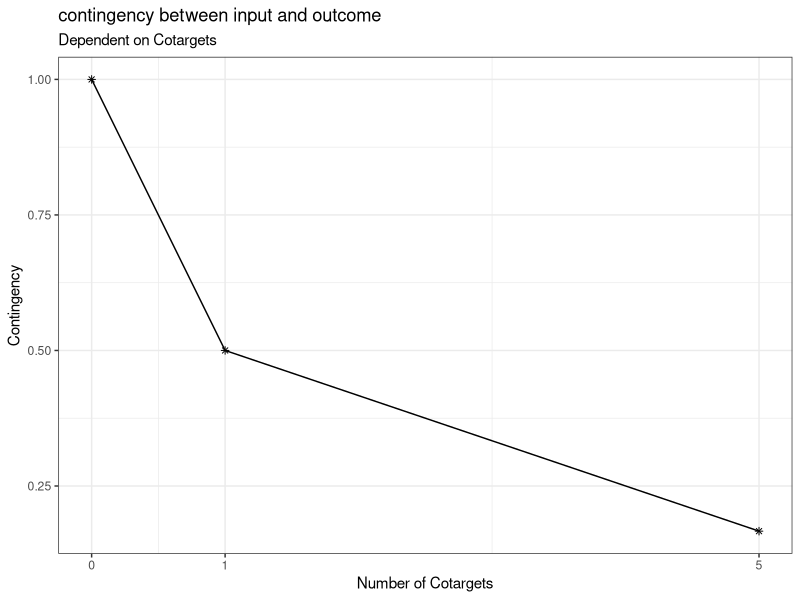
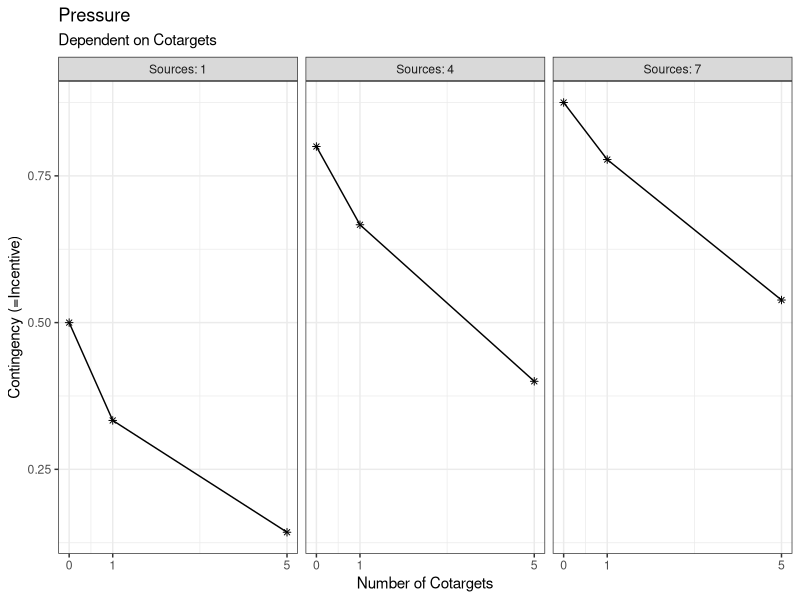
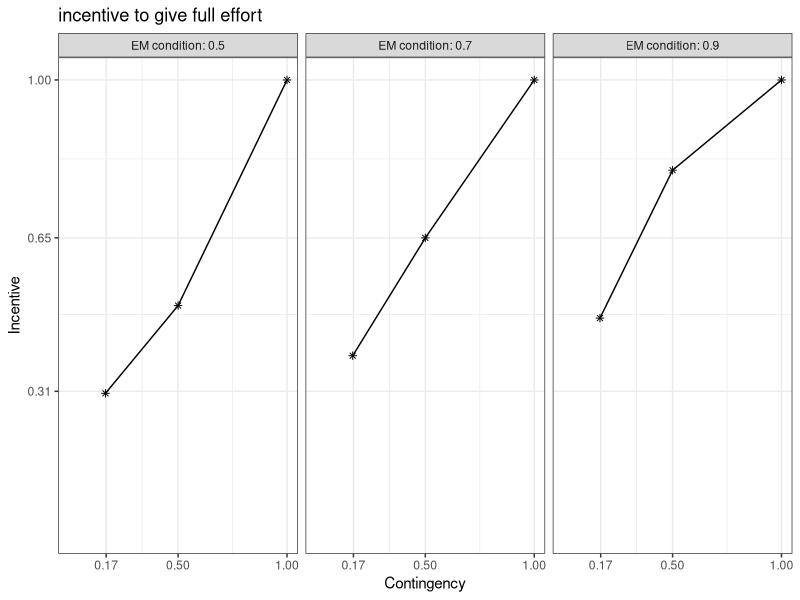
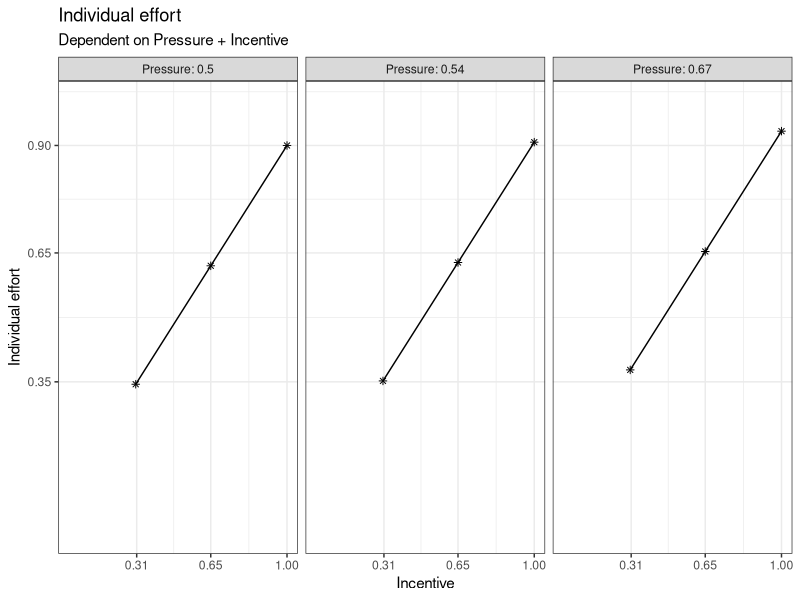
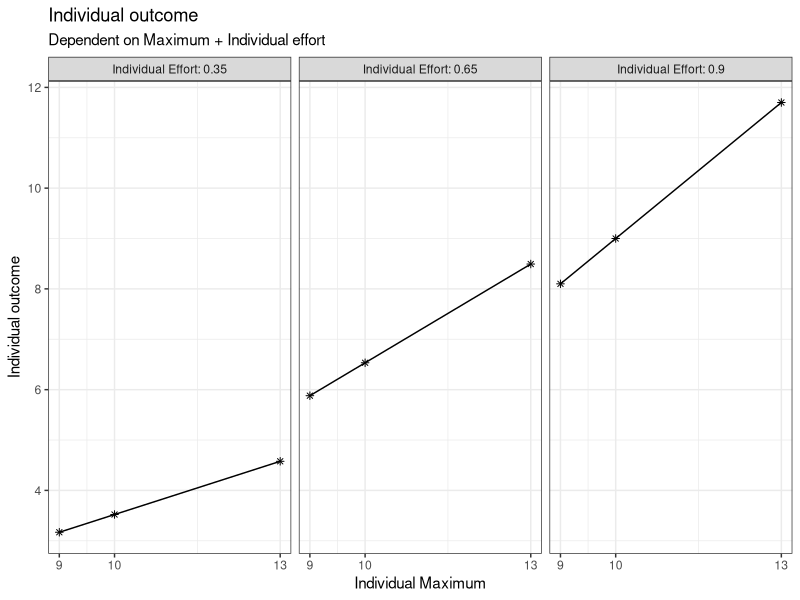
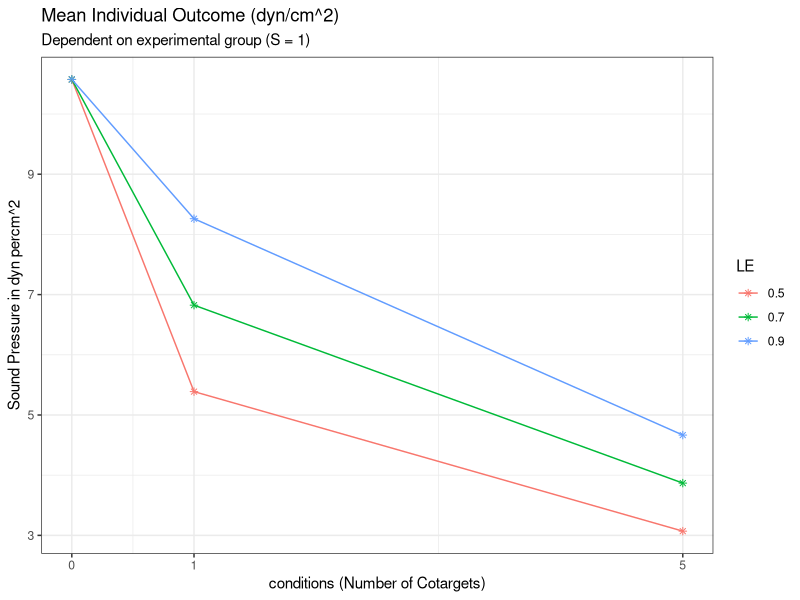

These figures' R source, in order:
###Creating of the base functions to compute the outcome of the simulation later on

# load the necessary libraries
library(ggplot2)
library(dplyr)
library(multcomp)

#' p1 Compute the contingency between input and outcome
#' 
#' @param CT number of people who are also viewed as targets of social pressure. Ranges from 0 to infinite (discrete)
#' 
#' @return (CON) contingency between input and outcome. Ranges from 0 to 1 (continuous)

get_CON <- function(CT) {
  n <- CT + 1
  CON <- 1/n
  return(CON)
}

# (example) check vectorized form:
CT <- c(0, 1, 5)
CON <- get_CON(CT)
CON

# (example) create data for CT 
plot_data_CON <- expand.grid(
  CT = c(0, 1, 5)
)

# (example) compute CON from the CT data
plot_data_CON$CON <- get_CON(
  CT = plot_data_CON$CT
)

# (example) plot a visual graph for the p1-function
ggplot(plot_data_CON, aes(x = CT, y = CON)) +
  geom_point(shape = 8) +
  labs(title = "contingency between input and outcome", subtitle = "Dependent on Cotargets", y = "Contingency", x = "Number of Cotargets") +
  scale_x_continuous(limits = c(0, 5), breaks = c(0, 1, 5)) +
  theme_bw() +
  geom_line()



#' p2 compute the social pressure on each given target member of the group
#' 
#' @param CT number of people who are also viewed as targets of social impact. Ranges from 0 to infinite (discrete)
#' @param S number of people viewed as source of social pressure. Ranges from 0 to infinite (discrete)
#' 
#' @return (P) social pressure. Ranges from 0 to 1 (continuous)

get_P <- function (CT, S) {
  P <- S/(S+CT+1)
  return(P)
}

# (example) check vectorized form:
CT <- c(0, 1, 5)
S <- c(1, 4, 7)
P <- get_P(CT, S)
P

# (example) create data for CT and S 
plot_data_P <- expand.grid(
  CT = c(0, 1, 5),
  S = c(1, 4, 7)
)

# (example) compute pressure from CT and S
plot_data_P$P <- get_P(
  CT = plot_data_P$CT,
  S = plot_data_P$S
)

# (example) create an extra column for the plotting
plot_data_P$S_label <- paste("Sources:", plot_data_P$S)

# (example) plot a visual graph for the p2-function
ggplot(plot_data_P, aes(x = CT, y = P)) +
  geom_point(shape = 8) +
  facet_wrap(~plot_data_P$S_label) +
  labs(title = "Pressure", subtitle = "Dependent on Cotargets", y = "Contingency (=Incentive)", x = "Number of Cotargets") +
  scale_x_continuous(limits = c(0, 5), breaks = c(0, 1, 5)) +
  theme_bw() +
  geom_line()



#' t1 compute the incentive to give full effort
#' 
#' @param CON number of people who are also viewed as targets of social impact. Ranges from 0 to infinite (discrete)
#' 
#' @return (INC) incentive to give full effort. Ranges from 0 to 1 (continuous)

get_INC <- function(CON, LE) {
  INC <- CON + 3 * CON * (1- CON) * (LE - CON)
  return(INC)
}

# (example) check vectorized form:
LE <- c(0.9, 0.7, 0.5)
INC <- get_INC(CON, LE)
INC

# (example) create data for CT 
plot_data_INC <- expand.grid(
  CON = CON,
  LE = LE
)

# (example) compute the incentive from CT and LE 
plot_data_INC$INC <- get_INC(
  CON = plot_data_INC$CON,
  LE = plot_data_INC$LE
)

# (example) create an extra column for the plotting
plot_data_INC$LE_label <- paste("EM condition:", plot_data_INC$LE)

# (example) plot a visual graph for the t1-function
ggplot(plot_data_INC, aes(x = CON, y = INC)) +
  geom_point(shape = 8) +
  facet_wrap(~plot_data_INC$LE_label) +
  labs(title = "incentive to give full effort", y = "Incentive", x = "Contingency") +
  scale_x_continuous(limits = c(0, 1), breaks = c(round(CON, digits = 2))) +
  scale_y_continuous(limits = c(0, 1), breaks = c(round(INC, digits = 2))) +
  theme_bw() +
  geom_line()


#' p3 compute the individual effort 
#' 
#' @param INC incentive to give full effort. Ranges from 0 to 1 (continuous)
#' @param P social pressure. Ranges from 0 to 1 (continuous)
#' 
#' @return (IE) individual effort. Ranges from 0 to 1 (continuous)

get_IE <- function(INC, P) {
  IE <- 0.8 * INC + 0.2 * P
  return(IE)
}

# (example) check vectorized form:
IE <- get_IE(INC, P)
IE


# (example) create data for INC and P
plot_data_IE <- expand.grid(
  INC = INC,
  P = P
)

# (example) compute the individual effort from INC and P
plot_data_IE$IE <- get_IE(
  INC = plot_data_IE$INC,
  P = plot_data_IE$P
)

# (example) create an extra column for the plotting
plot_data_IE$P_label <- paste("Pressure:", round(plot_data_IE$P, digits = 2))

# (example) plot a visual graph for the p1-function
ggplot(plot_data_IE, aes(x = INC, y = IE)) +
  geom_point(shape = 8) +
  facet_wrap(~plot_data_IE$P_label) +
  labs(title = "Individual effort", subtitle = "Dependent on Pressure + Incentive", y = "Individual effort", x = "Incentive") +
  scale_x_continuous(limits = c(0, 1), breaks = c(round(INC, digits = 2))) +
  scale_y_continuous(limits = c(0, 1), breaks = c(round(IE, digits = 2))) +
  theme_bw() +
  geom_line()



#' Superfunction - compute the individual effort with some noise (through all the previous functions)
#' 
#' @param CT number of people who are also viewed as targets of social pressure. Ranges from 0 to infinite (discrete)
#' @param S number of people viewed as source of social pressure. Ranges from 0 to infinite (discrete)
#' 
#' @return (IE) individual effort. Ranges from 0 to 1 (continuous)

get_super_IE <- function(CT, S, LE) {
  CON <- get_CON(CT) 
  P <- get_P(CT, S)
  INC <- get_INC(CON, LE)
  IE <- get_IE(INC, P)
  IE <- IE + rnorm(1, mean = 0, sd = 0.3)
  IE[IE > 1] <- 1
  IE[IE < 0] <- 0
  return(IE)
}


#' t2-function (manifest) - compute the individual outcome
#' 
#' @param MC maximum capacity to scream. Ranges from 0 to 15 (continuous)
#' @param IE individual effort Ranges from 0 to 1 (continuous)
#' 
#' @return (IO) individual outcome. Ranges from 0 to inf. (continuous)

get_IO <- function(MC, IE) {
  IO <- MC * IE   
  return (IO)
}

# (example) check vectorized form:
MC <- c(9, 10, 13)
IO <- get_IE(MC, IE)
IO

# (example) create data for MC and IE
plot_data_IO <- expand.grid(
  MC = c(9, 10, 13),
  IE = IE
)

# (example) compute the individual effort from MC and IE
plot_data_IO$IO <- get_IO(
  MC = plot_data_IO$MC,
  IE = plot_data_IO$IE
)

# (example) create an extra column for the plotting
plot_data_IO$IE_label <- paste("Individual Effort:", round(plot_data_IO$IE, digits = 2))

# (example) plot a visual graph for the p1-function
ggplot(plot_data_IO, aes(x = MC, y = IO)) +
  geom_point(shape = 8) +
  facet_wrap(~plot_data_IO$IE_label) +
  labs(title = "Individual outcome", subtitle = "Dependent on Maximum + Individual effort", y = "Individual outcome", x = "Individual Maximum") +
  scale_x_continuous(limits = c(min(MC), max(MC)), breaks = c(round(MC, digits = 2))) +
  scale_y_continuous(limits = c(min(plot_data_IO$IO), max(plot_data_IO$IO)), breaks = pretty(plot_data_IO$IO)) +
  theme_bw() +
  geom_line()


#' Superfunction - compute the individual outcome  (through all the previous functions)
#' 
#' @param CT number of people who are also viewed as targets of social pressure. Ranges from 0 to infinite (discrete)
#' @param S number of people viewed as source of social pressure. Ranges from 0 to infinite (discrete)
#' @param MC maximum capacity to scream. Ranges from 0 to 15 (continuous)
#' 
#' @return (IO) individual outcome. Ranges from 0 to inf (continuous)

get_super_IO <- function(CT, S, MC, LE){
  IO <- get_super_IE(CT, S, LE) * MC 
  return (IO)
}

### Final Simulation

## Replicate the original Study of Latané et al. 

# Simulate virtual experiments from the model.
# ---------------------------------------------------------------------------
# We assume that the model is the true data generating model.
# As it is a deterministic (IS IT???) model, any virtual participant
# will have on average the same individual effort based on 
# the number of Cotargets (CT) and Sources of Social Pressure (S)
# (note: more input Data is generated for we have LE as an predictor aswell, but this is only needed later on when we replicate Harkin's research)


# Variability comes into the experiment by:
# (a) Different trait values for the maximum noise each person can produce
# (b) Randomness from the noise we compute in the superfuncion - due to e.g. 
#     faitque, personality, mental state etc.  during the experiment

# You can run the script repeatedly to simulate new replication studies,
# and observe the variability in outcomes due to sampling variability.

set.seed(324)

# set sample size of participants (we assume a within-person design)
# derived  from experiment 2 - the pseudo-groups (Latané et al.)
n <- 36

# experimental design: Latané et al. (1979)
# create data for CT and S

df <- expand.grid(
  id = 1:n, 
  CT = c(0, 1, 5),
  S = c(1),
  LE = c(0.9, 0.7, 0.5) # HE, SLR, LE
)

# determine the variables for a simulation of the exogenous variables
phi <- 5
alpha <- 0.922*phi
beta <- (1-0.922)*phi

scale_factor <- 12.29 / 0.922

# interindividual variability in exogenous variable ("maximum capacity")
max_per_person <- data.frame(
  id = 1:n,
  maximum = scale_factor * rbeta(n, alpha, beta)
)

mean(max_per_person$maximum)

# merge into df
df <- merge(df, max_per_person, by = "id")

# compute the psychological outcome variable (IE)
df$IE <- get_super_IE(
  CT = df$CT,
  S = df$S, 
  LE = df$LE
)

# compute the manifest outcome variable (IO)
df$IO <- get_super_IO(
  CT = df$CT,
  S = df$S,
  MC = df$maximum, 
  LE = df$LE
)

# look at the simulated data 
# View(df)

#compute the means of IO for each experimental group
data_final <- df %>%
  group_by(CT, LE) %>%
  summarise(means = mean(IO), .groups = "drop")


plot_final <- ggplot(data_final, aes(x = CT, y = means, color = factor(LE))) +
  geom_point(shape = 8) +
  labs(
    title = "Mean Individual Outcome (dyn/cm^2)", 
    subtitle = "Dependent on experimental group (S = 1)", 
    y = "Sound Pressure in dyn percm^2", 
    x = "conditions (Number of Cotargets)",
    color = "LE"
  ) +
  scale_x_continuous(limits = c(0, 5), breaks = c(0, 1, 5)) +
  theme_bw() +
  geom_line()
plot_final

## Variance analysis for the replication of Latanße (1979)
# we have to set the LE condition to 0.7, cause Effort Matching wasn't integrated in this paper
df_Latane <- subset(df, LE == 0.7)

df_Latane$CT_factor <- factor(df_Latane$CT,
                       levels = c(0,1,5),
                       labels = c("CT0","CT1","CT5"))

fit_aov <- aov(IO ~ CT_factor, data = df_Latane)

hyp1 <- "CT1 - CT5 <= 0"
hyp2 <- "CT0 - CT1 <= 0"
hyps <- c(hyp1, hyp2)

kontraste <- mcp(CT_factor = hyps)

fit <- glht(fit_aov, linfct = kontraste)

confint(fit, level = 0.95, calpha = univariate_calpha())
summary(fit, test = univariate())


##statistical Analysis for the replication of the Harkin Findings - comparison between groups of 1 and 2 persons, computated for every condition of LE alone

# We use the same model as for the analysis of Latané et al, but now we're taking a closer look on the LE conditions and their effets
# now we use all three conditions: the Number of Cotargets (CT), the Effort Matching condition 
# (which transforms into LE) and the sources of social impact (this is still fixed to 1, cause it wasn't varied in this research either)

# we replicate the table 1 of the Analysis and test, if the 3 pairs of conditions (Alone vs. Pair, for each of the three LE conditions)
# create significant p-values


# filter the data for each ANOVA
df_LE  <- subset(df, LE == 0.5) # the low-effort expectation
df_SLR <- subset(df, LE == 0.7) # the baseline condition without any signals for effort expectation
df_HE  <- subset(df, LE == 0.9) # the high-effort expectation

# define the factors that is need for our analysis
df_LE$CT_factor  <- factor(df_LE$CT,  levels = c(0,1), labels = c("Alone","Pair"))
df_SLR$CT_factor <- factor(df_SLR$CT, levels = c(0,1), labels = c("Alone","Pair"))
df_HE$CT_factor  <- factor(df_HE$CT,  levels = c(0,1), labels = c("Alone","Pair"))

# compute a t-Test for each ANOVA 
fit_LE  <- aov(IO ~ CT_factor, data = df_LE)
fit_SLR <- aov(IO ~ CT_factor, data = df_SLR)
fit_HE  <- aov(IO ~ CT_factor, data = df_HE)

glht(fit_LE,  linfct = mcp(CT_factor = "Pair - Alone <= 0"))
glht(fit_SLR, linfct = mcp(CT_factor = "Pair - Alone <= 0"))
glht(fit_HE,  linfct = mcp(CT_factor = "Pair - Alone <= 0"))
